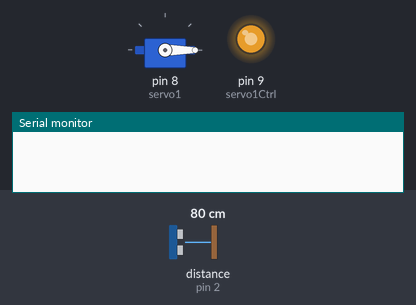
Bench run of a sketch on a simulated Arduino Uno, built with avr-gcc and run on an emulated ATmega328P. Shown: servo, output pins drawn as LEDs (lit = HIGH), the last lines printed to the serial monitor. Wiring (inferred from the names in the program): ultrasonic range finder: trigger pin 3; echo pin 2. Inputs (shaded band) come from the test bench; at power-on: distance to the obstacle (sensor on pin 2) 80 cm. The echo pulse lasts 58.3 µs per cm; pins used as bus, display or sensor lines are not drawn.

Above: at 1.2 s.
1.3 s: distance to the obstacle (sensor on pin 2) set to 28 cm
2.8 s: distance to the obstacle (sensor on pin 2) set to 24 cm
At 4.0 s:
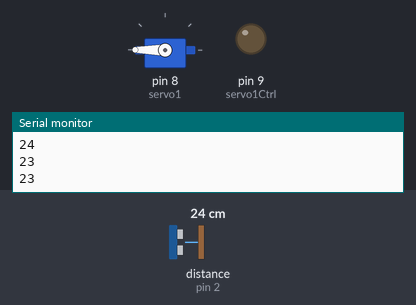
4.3 s: distance to the obstacle (sensor on pin 2) set to 35 cm
At 5.2 s:
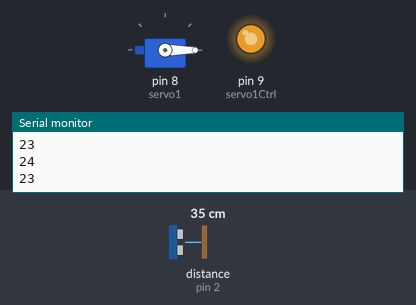
5.8 s: distance to the obstacle (sensor on pin 2) set to 22 cm
At 6.3 s:
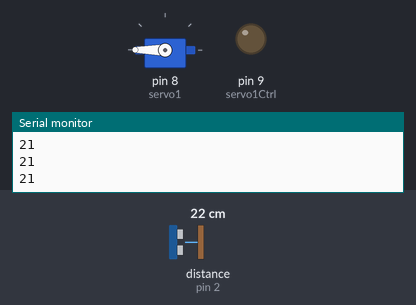
7.4 s: distance to the obstacle (sensor on pin 2) set to 60 cm
At 8.8 s:
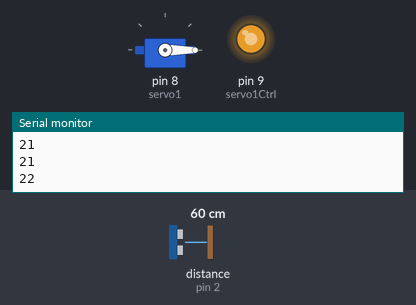
Timing chart, 0 to 9.9 s (numbered marks = the images above; inputs shaded):
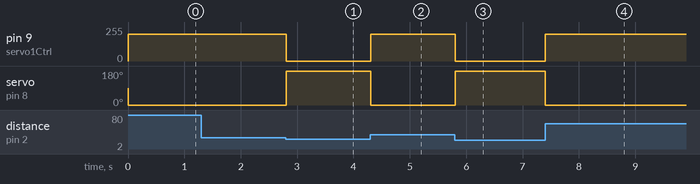

The sketch:

embarcados_robo_tubulacao.ino
```cpp
#include <Servo.h>

//Ultrasom
const int trigPin = 3;
const int echoPin = 2;
long duration, distance;

//Servo
//servo1 = servo 360
//servo2 = servo 180 hackeado
Servo servo1;//, servo2;
const int servo1Ctrl = 9;
int val;
unsigned long timeToTurn;

void setup() {

  pinMode(trigPin, OUTPUT);
  pinMode(echoPin, INPUT);
  pinMode(servo1Ctrl, OUTPUT);

  servo1.attach(8);
  //servo2.attach(9);

  Serial.begin(9600);

}

void loop() {

  // The sensor is triggered by a HIGH pulse of 10 or more microseconds.
  // Give a short LOW pulse beforehand to ensure a clean HIGH pulse:
  digitalWrite(trigPin, LOW);
  delayMicroseconds(5);
  digitalWrite(trigPin, HIGH);
  delayMicroseconds(10);
  digitalWrite(trigPin, LOW);

  // Read the signal from the sensor: a HIGH pulse whose
  // duration is the time (in microseconds) from the sending
  // of the ping to the reception of its echo off of an object.
  pinMode(echoPin, INPUT);
  duration = pulseIn(echoPin, HIGH);

  // convert the time into a distance
  distance = (duration/2) / 29.1;

  // Stop
  if(distance < 25){

    servo1.write(90);
    analogWrite(servo1Ctrl, 0);

    Serial.println(distance);

    // Walking backwards
//    int waiter = 0;
//    while(waiter != 1){
//      waiter = turnDecision();
//    }
      timeToTurn = millis();

      while(timeToTurn - millis() < 10000){
        servo1.write(180);
      }
  }
  else{

    // Walking towards
    servo1.write(0);
    analogWrite(servo1Ctrl,200);
  }
}
//
//int turnDecision(){
//  char decision;
//  Serial.println("Escreva 'd' para virar à direita");
//  Serial.println("ou 'e' para virar à esquerda");
//
//  if(Serial.available() > 0){
//    delay(20); //small time to fill the buffer
//    decision = Serial.read();
//  }
//
//  switch(decision){
//    case 'd':
//      Serial.println("Virando à direita");
//      turnRight();
//      return 1;
//
//    case 'e':
//      Serial.println("Virando à esquerda");
//      turnLeft();
//      return 1;
//
//    default:
//      Serial.println("Opcao Invalida");
//      return 0;
//  }
//}
//
//void turnLeft(){
//  timeToTurn = millis();
//
//    while(timeToTurn - millis() < 10000){
//      servo1.write(180);
//    }
//    Serial.println("opcao 'virar à esquerda' completa");
//}
//
//void turnRight(){
//  timeToTurn = millis();
//
//    while(timeToTurn - millis() < 10000){
//      analogWrite(servo1Ctrl, 10);
//    }
//    Serial.println("opcao 'virar à direita' completa");
//}
```

Measured:
- the behaviour switches between 25 and 24 cm on distance to the obstacle (sensor on pin 2) (found by bisection; images 0 and 1)
- after the input at 1.3 s, every drawn part: stays the same
- after the input at 2.8 s, pin 9 (servo1Ctrl): 200/255 → 0/255 at once; servo on pin 8 (servo1): 0° → 180° at once
- after the input at 4.3 s, pin 9 (servo1Ctrl): 0/255 → 200/255 at once; servo on pin 8 (servo1): 180° → 0° at once
- after the input at 5.8 s, pin 9 (servo1Ctrl): 200/255 → 0/255 at once; servo on pin 8 (servo1): 0° → 180° at once
- after the input at 7.4 s, pin 9 (servo1Ctrl): 0/255 → 200/255 at once; servo on pin 8 (servo1): 180° → 0° at once
